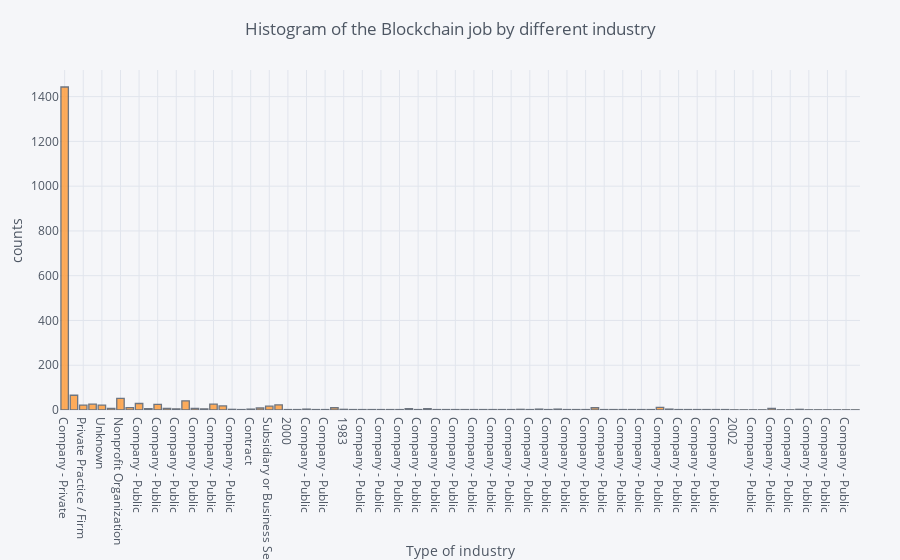

The cell this chart's notebook holds for it:
### Code cell
df['Type'].iplot(kind='hist',margin=m, title='Histogram of the Blockchain job by different industry',xTitle='Type of industry',yTitle='counts')

### Figure 1 — Plotly figure (JSON) as saved in the notebook; plotly's stock layout.template omitted (floating-point values rounded to 4 significant figures; data arrays with more than 128 entries replaced by an {"elided": "..."} marker saying what was removed)
{"data": [{"histfunc": "count", "histnorm": "", "marker": {"color": "rgba(255, 153, 51, 1.0)", "line": {"color": "#4D5663", "width": 1.3}}, "name": "Type", "opacity": 0.8, "orientation": "v", "type": "histogram", "x": {"elided": "2038 str values"}}], "layout": {"barmode": "overlay", "legend": {"bgcolor": "#F5F6F9", "font": {"color": "#4D5663"}}, "margin": {"b": 150, "l": 60, "r": 40, "t": 70}, "paper_bgcolor": "#F5F6F9", "plot_bgcolor": "#F5F6F9", "title": "Histogram of the Blockchain job by different industry", "titlefont": {"color": "#4D5663"}, "xaxis1": {"gridcolor": "#E1E5ED", "showgrid": true, "tickfont": {"color": "#4D5663"}, "title": "Type of industry", "titlefont": {"color": "#4D5663"}, "zerolinecolor": "#E1E5ED"}, "yaxis1": {"gridcolor": "#E1E5ED", "showgrid": true, "tickfont": {"color": "#4D5663"}, "title": "counts", "titlefont": {"color": "#4D5663"}, "zerolinecolor": "#E1E5ED"}}}
